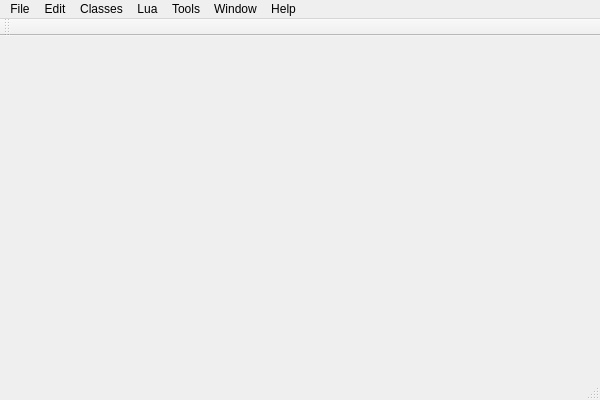
<?xml version="1.0" encoding="UTF-8"?>
<ui version="4.0">
 <class>MainWindowClass</class>
 <widget class="QMainWindow" name="MainWindowClass">
  <property name="geometry">
   <rect>
    <x>0</x>
    <y>0</y>
    <width>600</width>
    <height>400</height>
   </rect>
  </property>
  <property name="windowTitle">
   <string>Freya 3D Engine IDE</string>
  </property>
  <widget class="QWidget" name="centralWidget"/>
  <widget class="QMenuBar" name="menuBar">
   <property name="geometry">
    <rect>
     <x>0</x>
     <y>0</y>
     <width>600</width>
     <height>22</height>
    </rect>
   </property>
   <widget class="QMenu" name="menuFile">
    <property name="title">
     <string>File</string>
    </property>
    <widget class="QMenu" name="menuNew">
     <property name="title">
      <string>New</string>
     </property>
     <addaction name="actionScript"/>
     <addaction name="separator"/>
     <addaction name="actionHeader_file"/>
     <addaction name="actionC_C_file"/>
    </widget>
    <addaction name="menuNew"/>
    <addaction name="separator"/>
    <addaction name="actionPreferences"/>
    <addaction name="separator"/>
    <addaction name="actionQuit"/>
   </widget>
   <widget class="QMenu" name="menuEdit">
    <property name="title">
     <string>Edit</string>
    </property>
   </widget>
   <widget class="QMenu" name="menuClasses">
    <property name="title">
     <string>Classes</string>
    </property>
   </widget>
   <widget class="QMenu" name="menuLua">
    <property name="title">
     <string>Lua</string>
    </property>
   </widget>
   <widget class="QMenu" name="menuTools">
    <property name="title">
     <string>Tools</string>
    </property>
   </widget>
   <widget class="QMenu" name="menuWindows">
    <property name="title">
     <string>Window</string>
    </property>
   </widget>
   <widget class="QMenu" name="menuHelp">
    <property name="title">
     <string>Help</string>
    </property>
   </widget>
   <addaction name="menuFile"/>
   <addaction name="menuEdit"/>
   <addaction name="menuClasses"/>
   <addaction name="menuLua"/>
   <addaction name="menuTools"/>
   <addaction name="menuWindows"/>
   <addaction name="menuHelp"/>
  </widget>
  <widget class="QToolBar" name="mainToolBar">
   <attribute name="toolBarArea">
    <enum>TopToolBarArea</enum>
   </attribute>
   <attribute name="toolBarBreak">
    <bool>false</bool>
   </attribute>
  </widget>
  <widget class="QStatusBar" name="statusBar"/>
  <action name="actionScript">
   <property name="icon">
    <iconset>
     <normaloff>:/icons/icons/document_32.png</normaloff>:/icons/icons/document_32.png</iconset>
   </property>
   <property name="text">
    <string>Script</string>
   </property>
   <property name="statusTip">
    <string>Create a new script file</string>
   </property>
  </action>
  <action name="actionC_C_file">
   <property name="icon">
    <iconset>
     <normaloff>:/icons/icons/document_32.png</normaloff>:/icons/icons/document_32.png</iconset>
   </property>
   <property name="text">
    <string>C/C++ file</string>
   </property>
   <property name="statusTip">
    <string>Create a new C/C++ source file</string>
   </property>
  </action>
  <action name="actionHeader_file">
   <property name="icon">
    <iconset>
     <normaloff>:/icons/icons/document_32.png</normaloff>:/icons/icons/document_32.png</iconset>
   </property>
   <property name="text">
    <string>Header file</string>
   </property>
   <property name="statusTip">
    <string>Create a new C/C++ header file</string>
   </property>
  </action>
  <action name="actionPreferences">
   <property name="icon">
    <iconset>
     <normaloff>:/icons/icons/gear_32.png</normaloff>:/icons/icons/gear_32.png</iconset>
   </property>
   <property name="text">
    <string>Preferences</string>
   </property>
  </action>
  <action name="actionQuit">
   <property name="text">
    <string>Quit</string>
   </property>
  </action>
 </widget>
 <layoutdefault spacing="6" margin="11"/>
 <resources/>
 <connections/>
</ui>
